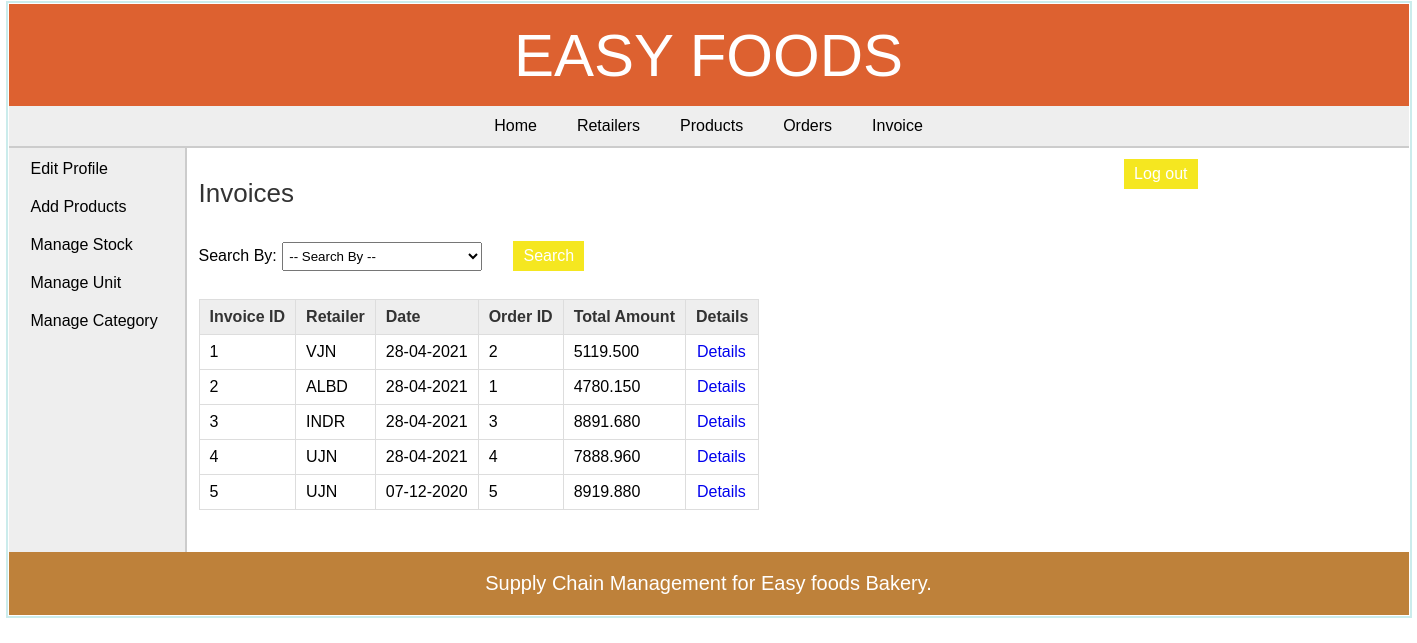
The page /manufacturer/view_invoice.php (signed in) on the database its author committed.
### tables this page shows
CREATE TABLE `invoice` (
  `invoice_id` int(11) NOT NULL,
  `order_id` int(11) NOT NULL,
  `retailer_id` int(11) NOT NULL,
  `dist_id` int(11) NOT NULL,
  `date` date NOT NULL,
  `total_amount` decimal(10,3) NOT NULL,
  `comments` text
);

CREATE TABLE `area` (
  `area_id` int(11) NOT NULL,
  `area_name` varchar(50) NOT NULL,
  `area_code` varchar(10) NOT NULL
);

### manufacturer/view_invoice.php (the view, shortened to what this page needs)
<?php
	require("../includes/config.php");
		if(isset($_SESSION['manufacturer_login'])) {
			$error = "";
			if($_SERVER['REQUEST_METHOD'] == "POST") {
				if(isset($_POST['cmbFilter'])) {
					if(!empty($_POST['txtInvoiceId'])) {
						$result = validate_number($_POST['txtInvoiceId']);
						if($result == 1) {
							$invoice_id = $_POST['txtInvoiceId'];
							$query_selectInvoice = "SELECT * FROM invoice,retailer,area WHERE invoice.retailer_id=retailer.retailer_id AND retailer.area_id=area.area_id AND invoice_id='$invoice_id'";
							$result_selectInvoice = mysqli_query($con,$query_selectInvoice);
							$row_selectInvoice = mysqli_fetch_array($result_selectInvoice);
							if(empty($row_selectInvoice)){
							   $error = "* No invoice was found with this ID";
							}
							else {
								mysqli_data_seek($result_selectInvoice,0);
							}
						}
						else {
							$error = "* Invalid ID";
						}
					}
					else if(!empty($_POST['txtOrderId'])) {
						$result = validate_number($_POST['txtOrderId']);
						if($result == 1) {
							$order_id = $_POST['txtOrderId'];
							$query_selectInvoice = "SELECT * FROM invoice,retailer,area WHERE invoice.retailer_id=retailer.retailer_id AND retailer.area_id=area.area_id AND order_id='$order_id'";
							$result_selectInvoice = mysqli_query($con,$query_selectInvoice);
							$row_selectInvoice = mysqli_fetch_array($result_selectInvoice);
							if(empty($row_selectInvoice)){
							   $error = "* No invoice was found with this ID";
							}
							else {
								mysqli_data_seek($result_selectInvoice,0);
							}
						}
						else {
							$error = "* Invalid ID";
						}
					}
					else if(!empty($_POST['cmbRetailer'])) {
						$retailer_id = $_POST['cmbRetailer'];
						$query_selectInvoice = "SELECT * FROM invoice,retailer,area WHERE invoice.retailer_id=retailer.retailer_id AND retailer.area_id=area.area_id AND invoice.retailer_id='$retailer_id' ORDER BY invoice_id DESC";
						$result_selectInvoice = mysqli_query($con,$query_selectInvoice);
						$row_selectInvoice = mysqli_fetch_array($result_selectInvoice);
						if(empty($row_selectInvoice)){
						   $error = "* No invoice was found of the selected Retailer";
						}
						else {
							mysqli_data_seek($result_selectInvoice,0);
						}
					}
					else if(!empty($_POST['txtDate'])) {
						$date = $_POST['txtDate'];
						$query_selectInvoice = "SELECT * FROM invoice,retailer,area WHERE invoice.retailer_id=retailer.retailer_id AND retailer.area_id=area.area_id AND invoice.date='$date'";
						$result_selectInvoice = mysqli_query($con,$query_selectInvoice);
						$row_selectInvoice = mysqli_fetch_array($result_selectInvoice);
						if(empty($row_selectInvoice)){
						   $error = "* No invoice was found with the selected Date";
						}
						else {
							mysqli_data_seek($result_selectInvoice,0);
						}
					}
					else {
						$error = "* Please enter the data to search for.";
					}
				}
				else {
					$error = "Please choose an option to search for.";
				}
			}
			else {
				$query_selectInvoice = "SELECT * FROM invoice,retailer,area WHERE invoice.retailer_id=retailer.retailer_id AND retailer.area_id=area.area_id";
				$result_selectInvoice = mysqli_query($con,$query_selectInvoice);
			}
		}
		else {
			header('Location:../index.php');
		}
?>
<!DOCTYPE html>
<html>
<head>
	<link rel="stylesheet" href="../includes/main_style.css" >
	<link rel="stylesheet" href="css/smoothness/jquery-ui.css">
</head>
<body>
	<?php
		include("../includes/header.inc.php");
		include("../includes/nav_manufacturer.inc.php");
		include("../includes/aside_manufacturer.inc.php");
	?>
	<section>
		<h1>Invoices</h1>
		<form action="" method="POST" class="form">
		Search By:
		<div class="input-box">
		<select name="cmbFilter" id="cmbFilter">
		<option value="" disabled selected>-- Search By --</option>
		</select>
		</div>
		<div class="input-box"> <input type="text" name="txtInvoiceId" id="txtInvoiceId" style="display:none;" /> </div>
		<div class="input-box"> <input type="text" name="txtOrderId" id="txtOrderId" style="display:none;" /> </div>
		<div class="input-box">
		</div>
		<div class="input-box"> <input type="text" id="datepicker" name="txtDate" style="display:none;"/> </div>
		<input type="submit" class="submit_button" value="Search" /> <span class="error_message"> <?php echo $error; ?> </span>
		</form>
		<form action="" method="POST" class="form">
		<table class="table_displayData" style="margin-top:20px;">
			<tr>
				<th> Invoice ID </th>
				<th> Retailer </th>
				<th> Date </th>
				<th> Order ID </th>
				<th> Total Amount </th>
				<th> Details </th>
			</tr>
			<?php while($row_selectInvoice = mysqli_fetch_array($result_selectInvoice)) { ?>
			<tr>
				<td> <?php echo $row_selectInvoice['invoice_id']; ?> </td>
				<td> <?php echo $row_selectInvoice['area_code']; ?> </td>
				<td> <?php echo date("d-m-Y",strtotime($row_selectInvoice['date'])); ?> </td>
				<td> <?php echo $row_selectInvoice['order_id']; ?> </td>
				<td> <?php echo $row_selectInvoice['total_amount']; ?> </td>
				<td> <a href="view_invoice_items.php?id=<?php echo $row_selectInvoice['invoice_id']; ?>">Details</a> </td>
			</tr>
			<?php } ?>
		</table>
		</form>
	</section>
	<?php
		include("../includes/footer.inc.php");
	?>
</body>
</html>

### includes/main_style.css (style rules this page uses)
* { font-family: arial,sans-serif; margin:0px; padding:1px; }
body { width:1400px; margin:auto; border:2px solid #cbecec; }
a { text-decoration:none; }
.input-box { display:inline-block; margin:5px 0px; }
.input-box select { padding:5px 2px; width:200px; margin:auto; }
.submit_button { font-size:16px; margin-top:20px; margin-right:20px; padding:6px 10px; background-color:#f5e720; border:none; color:white; }
.error_message { margin-left:5px; color:red; }
section { width:1000px; padding:10px; padding-bottom:40px; }
section h1 { margin-bottom:10px; font-weight:normal; color:#333; font-size: 26px; }
table { border-collapse: collapse; }
.table_displayData td, .table_displayData th { border:1px solid #ddd; padding: 8px 10px; text-align: left; }
.table_displayData th { background-color:#eee; color:#333; }

### rows shown on the page
invoice: invoice_id "1", area.area_code "VJN", date "28-04-2021", order "2", total_amount "5119.500"
invoice: invoice_id "2", area.area_code "ALBD", date "28-04-2021", order "1", total_amount "4780.150"
invoice: invoice_id "3", area.area_code "INDR", date "28-04-2021", order "3", total_amount "8891.680"
invoice: invoice_id "4", area.area_code "UJN", date "28-04-2021", order "4", total_amount "7888.960"
invoice: invoice_id "5", area.area_code "UJN", date "07-12-2020", order "5", total_amount "8919.880"
